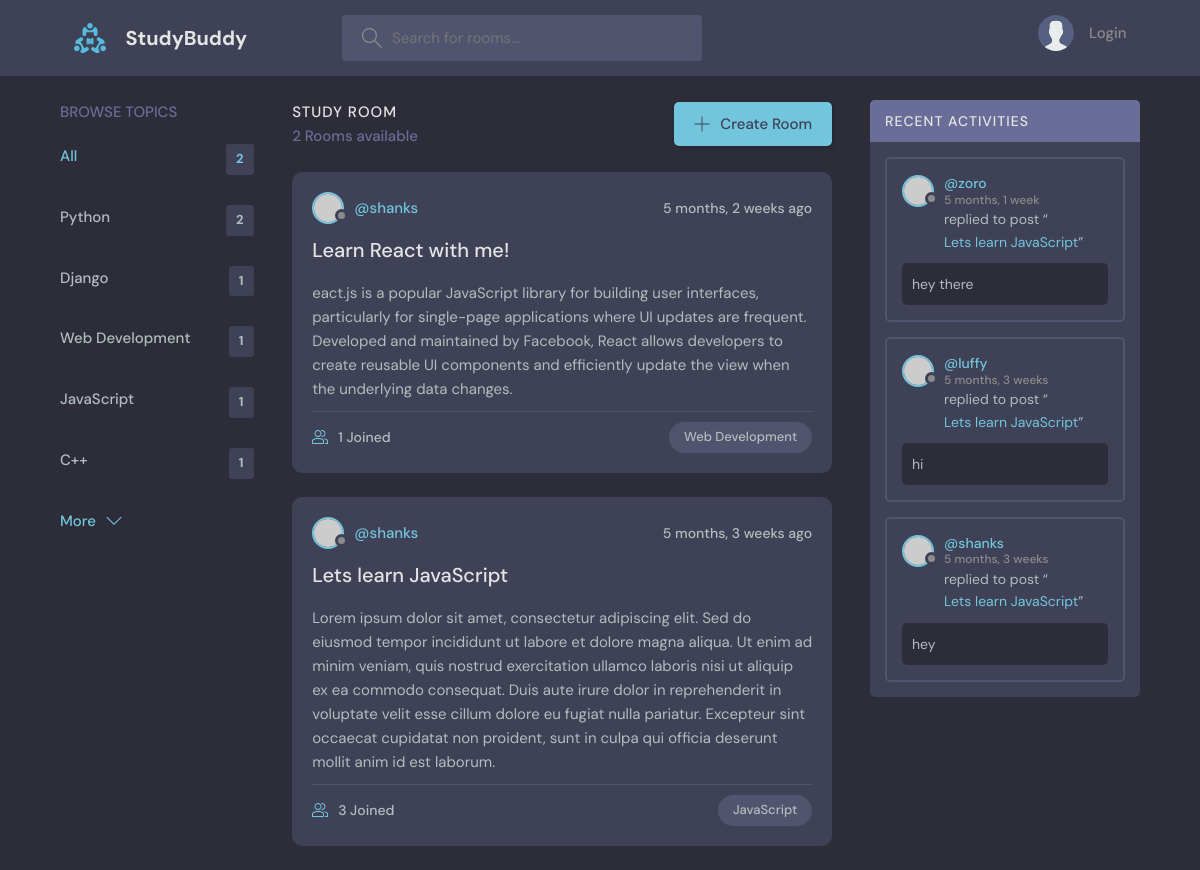
Screenshot of /?q=JavaScript with the database file from the repository.
### base/models.py (models this page shows, shortened)
class Topic(models.Model):
    name = models.CharField(max_length = 200)

class Room(models.Model):
    host = models.ForeignKey(User, on_delete=models.SET_NULL, null=True)
    topic = models.ForeignKey(Topic, on_delete=models.SET_NULL, null=True)
    name = models.CharField(max_length=200)
    description = models.TextField(null=True, blank=True)
    participants = models.ManyToManyField(User, related_name='participants', blank=True)
    updated = models.DateTimeField(auto_now=True)
    created = models.DateTimeField(auto_now_add=True)
    class Meta:
        ordering = ['-updated', '-created']
    def __str__(self):
        return self.name

class Message(models.Model):
    user = models.ForeignKey(User, on_delete=models.CASCADE)
    room = models.ForeignKey(Room, on_delete=models.CASCADE)
    body = models.TextField()
    updated = models.DateTimeField(auto_now=True)
    created = models.DateTimeField(auto_now_add=True)
    class Meta:
        ordering = ['-updated', '-created']
    def __str__(self):
        return self.body[0:50]

### base/views.py (the view)
# urls.py: path('',views.home, name="home"),
def home(request):
    q= request.GET.get('q') if request.GET.get('q') != None else ''
    rooms = Room.objects.filter(
        Q(topic__name__icontains=q) |
        Q(name__icontains=q) |
        Q(description__icontains=q)
        )
    topics = Topic.objects.all()
    room_count = rooms.count()
    room_messages=Message.objects.filter(Q(room__name__icontains=q))
    context = {'rooms': rooms, 'topics': topics, 'room_count': room_count,'room_messages':room_messages}
    return render(request, 'base/home.html', context)

### base/templates/base/home.html (shortened to what this page needs)
{% extends 'main.html' %} {% block content %}
<main class="layout layout--3">
	<div class="container">
		{% include 'base/topics_component.html' %}
		<div class="roomList">
			<div class="roomList__header">
				<div>
					<h2>Study Room</h2>
					<p>{{room_count}} Rooms available</p>
				</div>
				<a class="btn btn--main" href="{% url 'create-room' %}">
					<svg
						version="1.1"
						xmlns="http://www.w3.org/2000/svg"
						width="32"
						height="32"
						viewBox="0 0 32 32">
						<title>add</title>
						<path
							d="M16.943 0.943h-1.885v14.115h-14.115v1.885h14.115v14.115h1.885v-14.115h14.115v-1.885h-14.115v-14.115z"></path>
					</svg>
					Create Room
				</a>
			</div>
			{% include 'base/feed_component.html' %}
		</div>
		{% include 'base/activity_component.html' %}
	</div>
</main>
{% endblock %}

### base/templates/base/topics_component.html
<div class="topics">
	<div class="topics__header">
		<h2>Browse Topics</h2>
	</div>
	<ul class="topics__list">
		<li>
			<a href="{% url 'home' %}" class="active"
				>All <span>{{room_count}}</span></a
			>
		</li>
		{% for topic in topics %}
		<li>
			<a href="{% url 'home' %}?q={{topic.name}}"
				>{{topic.name}}<span>{{topic.room_set.all.count}}</span></a
			>
		</li>
		{% endfor %}
	</ul>
	<a class="btn btn--link" href="topics.html">
		More
		<svg
			version="1.1"
			xmlns="http://www.w3.org/2000/svg"
			width="32"
			height="32"
			viewBox="0 0 32 32">
			<title>chevron-down</title>
			<path d="M16 21l-13-13h-3l16 16 16-16h-3l-13 13z"></path>
		</svg>
	</a>
</div>

### base/templates/base/feed_component.html (shortened to what this page needs)
{% for room in rooms %}
<div class="roomListRoom">
	<div class="roomListRoom__header">
		<a
			href="{% url 'user-profile' room.host.id %}"
			class="roomListRoom__author">
			<div class="avatar avatar--small">
				<img src="https://randomuser.me/api/portraits/women/11.jpg" />
			</div>
			<span>@{{room.host.username}}</span>
		</a>
		<div class="roomListRoom__actions">
			<span>{{room.created|timesince}} ago</span>
		</div>
	</div>
	<div class="roomListRoom__content">
		<a href="{% url 'room' room.id %}">{{room.name}}</a>
		<p>{{room.description}}</p>
	</div>
	<div class="roomListRoom__meta">
		<a href="{% url 'room' room.id %}" class="roomListRoom__joined">
			{{room.participants.all.count}} Joined
		</a>
		<p class="roomListRoom__topic">{{room.topic.name}}</p>
	</div>
</div>
{% endfor %}

### base/templates/base/activity_component.html (shortened to what this page needs)
<div class="activities">
    <div class="activities__header">
        <h2>Recent Activities</h2>
    </div>
    {% for message in room_messages %}
    <div class="activities__box">
        <div class="activities__boxHeader roomListRoom__header">
            <a href="{% url 'user-profile' message.user.id %}" class="roomListRoom__author">
                <div class="avatar avatar--small">
                    <img src="https://randomuser.me/api/portraits/women/11.jpg" />
                </div>
                <p>
                    @{{message.user}}
                    <span>{{message.created|timesince}}</</span>
                </p>
            </a>
        </div>
        <div class="activities__boxContent">
            <p>
                replied to post “<a href="{% url 'room' message.room.id %}">{{message.room}}</a
                >”
            </p>
            <div class="activities__boxRoomContent">
                {{message}}
            </div>
        </div>
    </div>
    {% endfor %}
</div>

### rows the page displays
Topic: name "Python", room_set.all.count "2"
Topic: name "Django", room_set.all.count "1"
Topic: name "Web Development", room_set.all.count "1"
Topic: name "JavaScript", room_set.all.count "1"
Topic: name "C++", room_set.all.count "1"
Room: host.username "shanks", created "5 months, 2 weeks", name "Learn React with me!", description "eact.js is a popular JavaScript library for building user interfaces, particularly for single-page applications where UI updates are frequent. Developed and maintained by Facebook, React allows developers to create reusable UI components and efficiently update the view when the underlying data changes.", participants.all.count "1", topic.name "Web Development"
Room: host.username "shanks", created "5 months, 3 weeks", name "Lets learn JavaScript", description "Lorem ipsum dolor sit amet, consectetur adipiscing elit. Sed do eiusmod tempor incididunt ut labore et dolore magna aliqua. Ut enim ad minim veniam, quis nostrud exercitation ullamco laboris nisi ut aliquip ex ea commodo consequat. Duis aute irure dolor in reprehenderit in voluptate velit esse cillum dolore eu fugiat nulla pariatur. Excepteur sint occaecat cupidatat non proident, sunt in culpa qui officia deserunt mollit anim id est laborum.", participants.all.count "3", topic.name "JavaScript"
Message: user "zoro", created "5 months, 1 week", room "Lets learn JavaScript", body "hey there"
Message: user "luffy", created "5 months, 3 weeks", room "Lets learn JavaScript", body "hi"
Message: user "shanks", created "5 months, 3 weeks", room "Lets learn JavaScript", body "hey"

### other values shown
{{ room_count }} "2"
